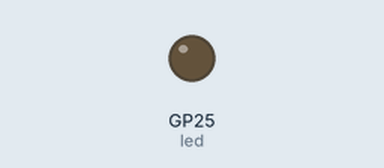
Recording of a program running on a simulated Raspberry Pi Pico running MicroPython. On the bench: output pins drawn as LEDs (lit = HIGH).

Above: at 1.4 s.
At 3.7 s:
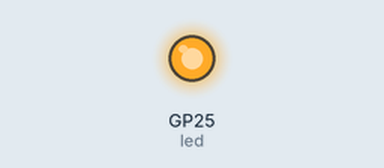
Timing chart, 0 to 4.1 s (numbered marks = the images above):
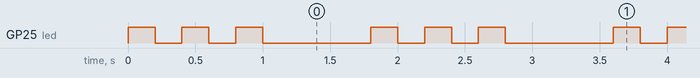

Measured:
- by itself, GP25 (led): repeats every 1.8 s: 2 × (LOW 0.20 s, HIGH 0.20 s), LOW 0.80 s, HIGH 0.20 s
- by itself, everything shown: repeats every 1.8 s, in 6 steps

The program:

blinkS.py
```python
import machine
import time

# Define the pin for the LED
led = machine.Pin(25, machine.Pin.OUT)

# Timing constants (in seconds)
dot_duration = 0.2
dash_duration = dot_duration * 3
intra_char_pause = dot_duration
inter_char_pause = dot_duration * 3

def dot():
    led.on()
    time.sleep(dot_duration)
    led.off()
    time.sleep(intra_char_pause)

def dash():
    led.on()
    time.sleep(dash_duration)
    led.off()
    time.sleep(intra_char_pause)

def blink_S():
    dot()
    dot()
    dot()

# Main loop
while True:
    blink_S()
    time.sleep(inter_char_pause)
```
